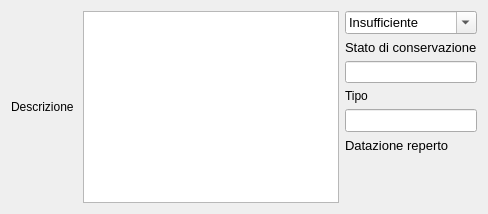
       <widget class="QWidget" name="tab">
        <attribute name="title">
         <string>Dati descrittivi</string>
        </attribute>
        <layout class="QGridLayout" name="gridLayout_8">
         <item row="0" column="0">
          <layout class="QGridLayout" name="gridLayout_7"/>
         </item>
         <item row="1" column="0">
          <layout class="QHBoxLayout" name="horizontalLayout_2">
           <item>
            <widget class="QLabel" name="label_6">
             <property name="text">
              <string>Descrizione </string>
             </property>
            </widget>
           </item>
           <item>
            <widget class="QTextEdit" name="textEdit_descrizione_reperto">
             <property name="font">
              <font>
               <pointsize>10</pointsize>
              </font>
             </property>
            </widget>
           </item>
           <item>
            <layout class="QVBoxLayout" name="verticalLayout_2">
             <item>
              <widget class="QComboBox" name="comboBox_conservazione">
               <property name="font">
                <font>
                 <pointsize>10</pointsize>
                </font>
               </property>
               <property name="editable">
                <bool>true</bool>
               </property>
               <item>
                <property name="text">
                 <string>Insufficiente</string>
                </property>
               </item>
               <item>
                <property name="text">
                 <string>Scarso</string>
                </property>
               </item>
               <item>
                <property name="text">
                 <string>Buono</string>
                </property>
               </item>
               <item>
                <property name="text">
                 <string>Discreto</string>
                </property>
               </item>
               <item>
                <property name="text">
                 <string>Ottimo</string>
                </property>
               </item>
              </widget>
             </item>
             <item>
              <widget class="QLabel" name="label_26">
               <property name="font">
                <font>
                 <pointsize>10</pointsize>
                </font>
               </property>
               <property name="text">
                <string>Stato di conservazione</string>
               </property>
              </widget>
             </item>
             <item>
              <layout class="QVBoxLayout" name="verticalLayout_4">
               <item>
                <widget class="QLineEdit" name="lineEdit_tipo"/>
               </item>
               <item>
                <widget class="QLabel" name="label_13">
                 <property name="text">
                  <string>Tipo</string>
                 </property>
                </widget>
               </item>
               <item>
                <widget class="QLineEdit" name="lineEdit_datazione_rep">
                 <property name="font">
                  <font>
                   <pointsize>10</pointsize>
                  </font>
                 </property>
                 <property name="text">
                  <string/>
                 </property>
                </widget>
               </item>
               <item>
                <widget class="QLabel" name="label_41">
                 <property name="font">
                  <font>
                   <pointsize>10</pointsize>
                  </font>
                 </property>
                 <property name="text">
                  <string>Datazione reperto</string>
                 </property>
                </widget>
               </item>
              </layout>
             </item>
             <item>
              <spacer name="verticalSpacer_3">
               <property name="orientation">
                <enum>Qt::Vertical</enum>
               </property>
               <property name="sizeHint" stdset="0">
                <size>
                 <width>20</width>
                 <height>40</height>
                </size>
               </property>
              </spacer>
             </item>
            </layout>
           </item>
          </layout>
         </item>
        </layout>
       </widget>
